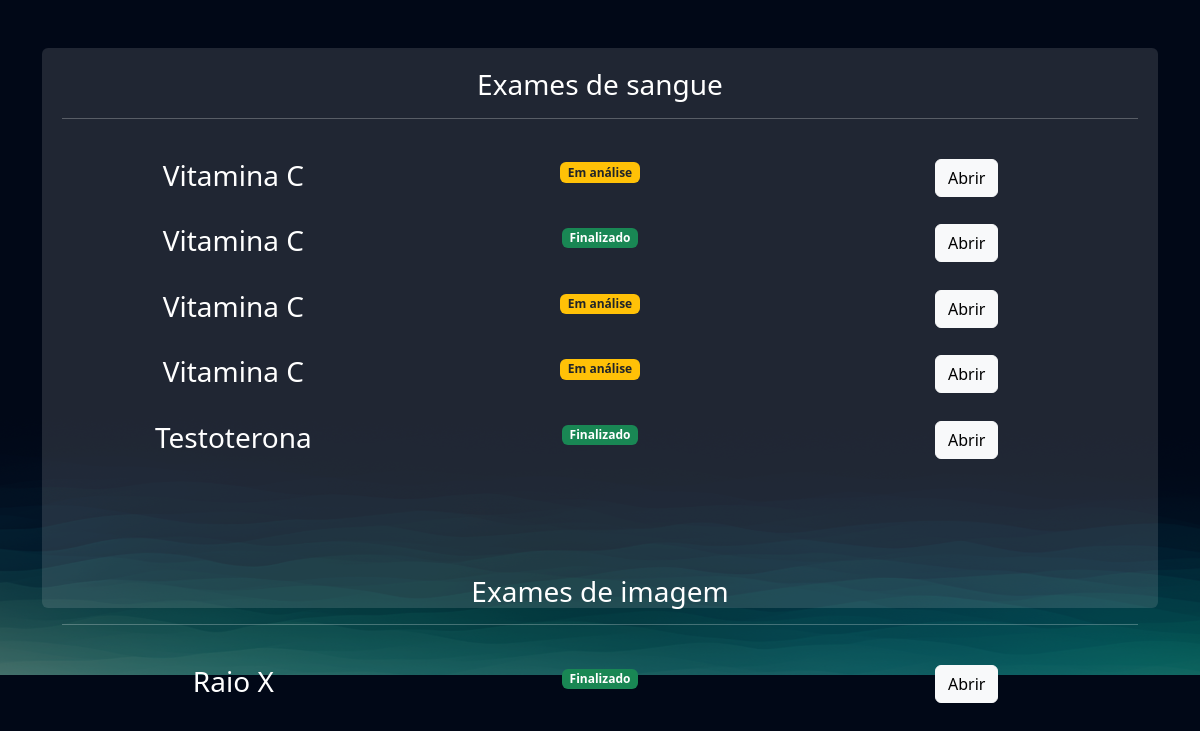
Screenshot of /exames/gerenciar_exames/ (signed in) with the database file from the repository.
### exames/models.py (models this page shows, shortened)
class SolicitacaoExame(models.Model):
    choice_status = (
        ('E', 'Em análise'),
        ('F', 'Finalizado')
    )
    usuario = models.ForeignKey(User, on_delete=models.DO_NOTHING)
    exame = models.ForeignKey(TiposExames, on_delete=models.DO_NOTHING)
    status = models.CharField(max_length=2, choices=choice_status)
    resultado = models.FileField(upload_to="resultados", null=True, blank=True)
    requer_senha = models.BooleanField(default=False)
    senha = models.CharField(max_length=16, null=True, blank=True)
    def badge_template(self):
        if self.status == 'E':
            classes_css = 'bg-warning text-dark'
            texto = "Em análise"
        elif self.status == 'F':
            classes_css = 'bg-success'
            texto = "Finalizado"
        return mark_safe(f"<span class='badge bg-primary {classes_css}'>{texto}</span>")

class TiposExames(models.Model):
    tipo_choices = (
        ('I', 'Exame de image'),
        ('S', 'Exame de sangue'),
    )
    nome = models.CharField(max_length=50)
    tipo = models.CharField(max_length=1, choices=tipo_choices)
    preco = models.FloatField()
    disponivel = models.BooleanField(default=True)
    horario_inicial = models.IntegerField()
    horario_final = models.IntegerField()

### exames/views.py (the view)
# urls.py: path('gerenciar_exames/', views.gerenciar_exames, name="gerenciar_exames"),
@login_required
def gerenciar_exames(request):
    exames = SolicitacaoExame.objects.filter(usuario=request.user)
    return render(request, 'gerenciar_exames.html', {'exames': exames})

### exames/templates/gerenciar_exames.html (shortened to what this page needs)
{% extends "bases/base.html" %}
{% load static %}
{% block 'head' %}
    <link href="{% static 'exames/css/css.css' %}" rel="stylesheet">
    <link href="{% static 'exames/css/gerenciar_pedidos.css' %}" rel="stylesheet">
    <link href="{% static 'exames/css/gerenciar_exames.css' %}" rel="stylesheet">
{% endblock 'head' %}
{% block 'conteudo' %}
    <br>
    <br>
    <div class="container">
        <div class="card card-view">
            <div class="sub-card">
                <h3>Exames de sangue</h3>
                <hr>
                <br>
                {% for exame in exames  %}
                {% if  exame.exame.tipo == 'S'%}
                    <div class="row">
                        <div class="col-md"><h3>{{exame.exame.nome}}</h3></div>
                        <div class="col-md">{{exame.badge_template}}</div>
                        <div class="col-md">
                            {% if exame.status == 'F' %}
                                <a href="{% url "permitir_abrir_exame" exame.id %}" class="btn btn-light">Abrir</a>
                            {% else %}
                                <a href="#" class="btn btn-light ">Abrir</a>
                            {% endif %}
                        </div>
                    </div>
                    <br>
                {% endif %}
            {% endfor %}
            </div>
            <br>
            <br>
            <div class="sub-card">
                <h3>Exames de imagem</h3>
                <hr>
                <br>
                {% for exame in exames  %}
                {% if  exame.exame.tipo == 'I'%}
                    <div class="row">
                    <div class="col-md"><h3>{{exame.exame.nome}}</h3></div>
                    <div class="col-md">{{exame.badge_template}}</div>
                    <div class="col-md">
                {% if exame.status == 'F' %}
                    <a href="{% url "permitir_abrir_exame" exame.id %}" class="btn btn-light">Abrir</a>
                {% else %}
                    <a href="#" class="btn btn-light disabled">Abrir</a>
                {% endif %}
        </div>
        <br>
    {% endif %}
{% endfor %}
            </div>
        </div>
    </div>
{% endblock 'conteudo' %}

### templates/bases/base.html (shortened to what this page needs)
{% load static %}
<!DOCTYPE html>
<html lang="pt-BR">
  <head>
    <link
      href="https://cdn.jsdelivr.net/npm/bootstrap@5.3.1/dist/css/bootstrap.min.css"
      rel="stylesheet" />
    <link rel="stylesheet" href="{% static 'geral/css/css.css' %}" />
    {% block 'head' %}{% endblock %}
  </head>
  <body>
    {% block 'conteudo' %}{% endblock %}
  </body>
</html>

### templates/static/geral/css/css.css (style rules this page uses)
body { background-image: url("/static/geral/img/bg1.png"); background-size: cover; }

### templates/static/exames/css/css.css (style rules this page uses)
body { background-image: url('/static/geral/img/bg2.png'); background-size: cover; }
.card { background-color: rgba(217, 217, 217, .14); color: white; padding: 15px; }

### templates/static/exames/css/gerenciar_pedidos.css (style rules this page uses)
.card-view { text-align: center; padding: 0; border: none; height: 70vh; }

### templates/static/exames/css/gerenciar_exames.css (style rules this page uses)
.sub-card { background-color: var(--dark-color); padding: 20px; }

### rows the page displays
SolicitacaoExame: exame.nome "Vitamina C", badge_template "Em análise", shows "Abrir"
SolicitacaoExame: exame.nome "Vitamina C", badge_template "Finalizado", shows "Abrir"
SolicitacaoExame: exame.nome "Vitamina C", badge_template "Em análise", shows "Abrir"
SolicitacaoExame: exame.nome "Vitamina C", badge_template "Em análise", shows "Abrir"
SolicitacaoExame: exame.nome "Testoterona", badge_template "Finalizado", shows "Abrir"
SolicitacaoExame: exame.nome "Raio X", badge_template "Finalizado", shows "Abrir"
